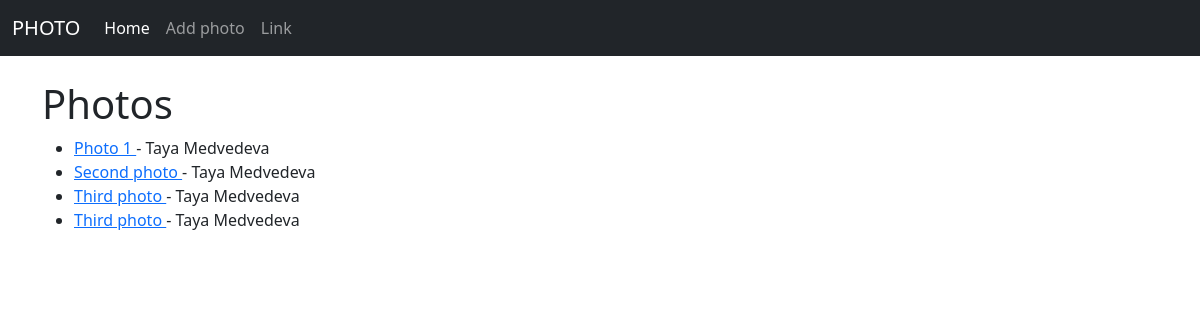
The page / on the database its author committed.
### thephoto/models.py (models this page shows, shortened)
class Photo(models.Model):
    title = models.CharField(max_length=255)
    author = models.ForeignKey(User, on_delete=models.CASCADE)
    description = models.TextField()

### thephoto/views.py (the view)
# urls.py: path('', HomeView.as_view(), name='home'),
class HomeView(ListView):
    model = Photo
    template_name = 'home.html'

### thephoto/templates/home.html
{% extends 'base.html' %}
{% block content %}
<h1>Photos</h1>
<ul>
{% for photo in object_list %}
    <li>
        <a href="{% url 'detail' photo.pk %}">
            {{ photo.title }}
        </a> -
            {{ photo.author.first_name }} {{ photo.author.last_name }}
        <br/>
</li>
{% endfor%}
</ul>
{% endblock %}

### thephoto/templates/base.html (shortened to what this page needs)
<!doctype html>
<html lang="en">
<head>
    <link href="https://cdn.jsdelivr.net/npm/bootstrap@5.1.3/dist/css/bootstrap.min.css" rel="stylesheet"
>
</head>
<body>
<nav class="navbar navbar-expand-lg navbar-dark bg-dark">
    <div class="container-fluid">
        <a class="navbar-brand" href="{% url 'home' %}">PHOTO</a>
        <div class="collapse navbar-collapse" id="navbarSupportedContent">
            <ul class="navbar-nav me-auto mb-2 mb-lg-0">
                <li class="nav-item">
                    <a class="nav-link active" aria-current="page" href="{% url 'home' %}">Home</a>
                </li>
                <li class="nav-item">
                    <a class="nav-link" href="{% url 'add_photo' %}">Add photo</a>
                </li>
                <li class="nav-item">
                    <a class="nav-link" href="#">Link</a>
                </li>
            </ul>
        </div>
    </div>
</nav>
<br/>
<div class="container">
    {% block content %}
    {% endblock %}
</div>
</body>
</html>

### rows shown on the page
Photo: title "Photo 1", author.first_name "Taya", author.last_name "Medvedeva"
Photo: title "Second photo", author.first_name "Taya", author.last_name "Medvedeva"
Photo: title "Third photo", author.first_name "Taya", author.last_name "Medvedeva"
Photo: title "Third photo", author.first_name "Taya", author.last_name "Medvedeva"
